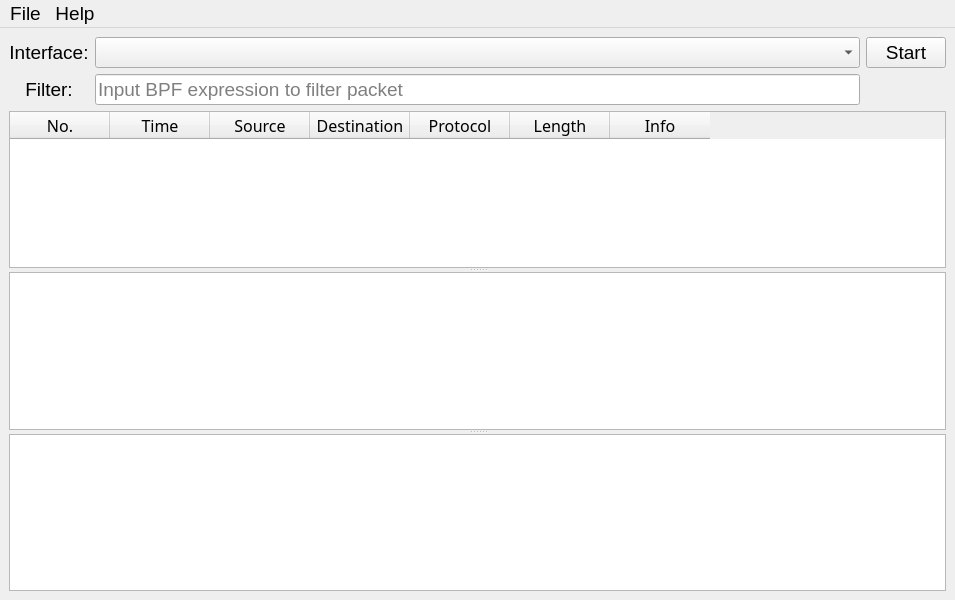
<?xml version="1.0" encoding="UTF-8"?>
<ui version="4.0">
 <class>MainWindow</class>
 <widget class="QMainWindow" name="MainWindow">
  <property name="geometry">
   <rect>
    <x>0</x>
    <y>0</y>
    <width>955</width>
    <height>600</height>
   </rect>
  </property>
  <property name="font">
   <font>
    <pointsize>14</pointsize>
   </font>
  </property>
  <property name="windowTitle">
   <string>Sniffer</string>
  </property>
  <widget class="QWidget" name="centralwidget">
   <layout class="QGridLayout" name="gridLayout">
    <item row="0" column="0">
     <widget class="QLabel" name="label">
      <property name="text">
       <string>Interface:</string>
      </property>
      <property name="alignment">
       <set>Qt::AlignCenter</set>
      </property>
     </widget>
    </item>
    <item row="0" column="1">
     <widget class="QComboBox" name="interfaceBox"/>
    </item>
    <item row="0" column="2">
     <widget class="QPushButton" name="startButton">
      <property name="text">
       <string>Start</string>
      </property>
     </widget>
    </item>
    <item row="1" column="0">
     <widget class="QLabel" name="label_2">
      <property name="text">
       <string>Filter:</string>
      </property>
      <property name="alignment">
       <set>Qt::AlignCenter</set>
      </property>
     </widget>
    </item>
    <item row="1" column="1">
     <widget class="QLineEdit" name="filterEdit">
      <property name="font">
       <font>
        <pointsize>14</pointsize>
       </font>
      </property>
      <property name="placeholderText">
       <string>Input BPF expression to filter packet</string>
      </property>
     </widget>
    </item>
    <item row="2" column="0" colspan="3">
     <widget class="QSplitter" name="splitter">
      <property name="orientation">
       <enum>Qt::Vertical</enum>
      </property>
      <widget class="QTableWidget" name="packetTable">
       <property name="font">
        <font>
         <family>Fira Code</family>
         <pointsize>12</pointsize>
        </font>
       </property>
       <column>
        <property name="text">
         <string>No.</string>
        </property>
       </column>
       <column>
        <property name="text">
         <string>Time</string>
        </property>
       </column>
       <column>
        <property name="text">
         <string>Source</string>
        </property>
       </column>
       <column>
        <property name="text">
         <string>Destination</string>
        </property>
       </column>
       <column>
        <property name="text">
         <string>Protocol</string>
        </property>
       </column>
       <column>
        <property name="text">
         <string>Length</string>
        </property>
       </column>
       <column>
        <property name="text">
         <string>Info</string>
        </property>
       </column>
      </widget>
      <widget class="QTreeWidget" name="treeWidget">
       <property name="animated">
        <bool>true</bool>
       </property>
       <attribute name="headerVisible">
        <bool>false</bool>
       </attribute>
       <column>
        <property name="text">
         <string notr="true">1</string>
        </property>
       </column>
      </widget>
      <widget class="QTextEdit" name="contentEdit">
       <property name="font">
        <font>
         <family>Fira Code</family>
         <pointsize>14</pointsize>
        </font>
       </property>
       <property name="readOnly">
        <bool>true</bool>
       </property>
      </widget>
     </widget>
    </item>
   </layout>
  </widget>
  <widget class="QMenuBar" name="menubar">
   <property name="geometry">
    <rect>
     <x>0</x>
     <y>0</y>
     <width>955</width>
     <height>37</height>
    </rect>
   </property>
   <widget class="QMenu" name="menuFile">
    <property name="title">
     <string>File</string>
    </property>
    <addaction name="actionExit"/>
   </widget>
   <widget class="QMenu" name="menuHelp">
    <property name="title">
     <string>Help</string>
    </property>
    <addaction name="actionAbout"/>
   </widget>
   <addaction name="menuFile"/>
   <addaction name="menuHelp"/>
  </widget>
  <action name="actionExit">
   <property name="text">
    <string>Exit</string>
   </property>
   <property name="font">
    <font>
     <pointsize>14</pointsize>
    </font>
   </property>
  </action>
  <action name="actionAbout">
   <property name="text">
    <string>About</string>
   </property>
   <property name="font">
    <font>
     <pointsize>14</pointsize>
    </font>
   </property>
  </action>
 </widget>
 <resources/>
 <connections>
  <connection>
   <sender>actionExit</sender>
   <signal>triggered()</signal>
   <receiver>MainWindow</receiver>
   <slot>close()</slot>
   <hints>
    <hint type="sourcelabel">
     <x>-1</x>
     <y>-1</y>
    </hint>
    <hint type="destinationlabel">
     <x>399</x>
     <y>299</y>
    </hint>
   </hints>
  </connection>
 </connections>
</ui>
